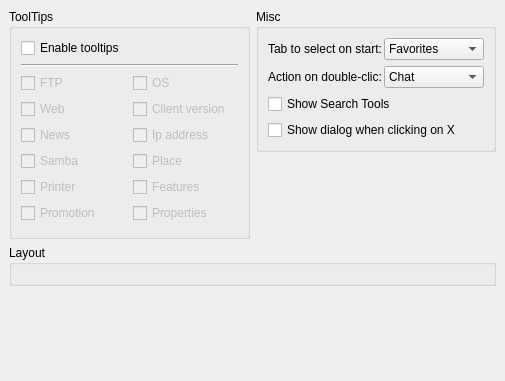
<ui version="4.0" >
 <author></author>
 <comment></comment>
 <exportmacro></exportmacro>
 <class>RzxMainuiProp</class>
 <widget class="QWidget" name="RzxMainuiProp" >
  <property name="geometry" >
   <rect>
    <x>0</x>
    <y>0</y>
    <width>505</width>
    <height>381</height>
   </rect>
  </property>
  <property name="windowTitle" >
   <string>Form</string>
  </property>
  <layout class="QGridLayout" >
   <property name="margin" >
    <number>9</number>
   </property>
   <property name="spacing" >
    <number>6</number>
   </property>
   <item row="3" column="0" colspan="2" >
    <spacer>
     <property name="orientation" >
      <enum>Qt::Vertical</enum>
     </property>
     <property name="sizeHint" >
      <size>
       <width>20</width>
       <height>40</height>
      </size>
     </property>
    </spacer>
   </item>
   <item row="1" column="1" >
    <spacer>
     <property name="orientation" >
      <enum>Qt::Vertical</enum>
     </property>
     <property name="sizeHint" >
      <size>
       <width>20</width>
       <height>40</height>
      </size>
     </property>
    </spacer>
   </item>
   <item row="2" column="0" colspan="2" >
    <widget class="QGroupBox" name="groupRezal" >
     <property name="title" >
      <string>Layout</string>
     </property>
     <layout class="QGridLayout" >
      <property name="margin" >
       <number>9</number>
      </property>
      <property name="spacing" >
       <number>6</number>
      </property>
      <item row="0" column="0" >
       <widget class="RzxRezalLoaderProp" name="rezalLoader" />
      </item>
     </layout>
    </widget>
   </item>
   <item row="0" column="1" >
    <widget class="QGroupBox" name="groupMisc" >
     <property name="title" >
      <string>Misc</string>
     </property>
     <layout class="QGridLayout" >
      <property name="margin" >
       <number>9</number>
      </property>
      <property name="spacing" >
       <number>6</number>
      </property>
      <item row="3" column="0" >
       <widget class="QCheckBox" name="cbQuit" >
        <property name="whatsThis" >
         <string>&lt;h3>Quitting dialog&lt;/h3>&lt;p>Enable/disable the dialog box which is displayed when you close the qRezix's main window&lt;/p></string>
        </property>
        <property name="text" >
         <string>Show dialog when clicking on X</string>
        </property>
       </widget>
      </item>
      <item row="2" column="0" >
       <widget class="QCheckBox" name="cbSearch" >
        <property name="whatsThis" >
         <string>&lt;h3>Search&lt;/h3>&lt;p>Do you want to see the search tool ?&lt;/p></string>
        </property>
        <property name="text" >
         <string>Show Search Tools</string>
        </property>
       </widget>
      </item>
      <item row="1" column="0" >
       <layout class="QHBoxLayout" >
        <property name="margin" >
         <number>0</number>
        </property>
        <property name="spacing" >
         <number>2</number>
        </property>
        <item>
         <widget class="QLabel" name="lblDblClic" >
          <property name="text" >
           <string>Action on double-clic:</string>
          </property>
          <property name="buddy" >
           <cstring>cmdDoubleClic</cstring>
          </property>
         </widget>
        </item>
        <item>
         <widget class="QComboBox" name="cmdDoubleClic" >
          <property name="whatsThis" >
           <string>&lt;h3>Double clic&lt;/h3>&lt;p>Define the action to execute when you double click on an item&lt;/p></string>
          </property>
          <item>
           <property name="text" >
            <string>Chat</string>
           </property>
          </item>
          <item>
           <property name="text" >
            <string>Open FTP</string>
           </property>
          </item>
         </widget>
        </item>
       </layout>
      </item>
      <item row="0" column="0" >
       <layout class="QHBoxLayout" >
        <property name="margin" >
         <number>0</number>
        </property>
        <property name="spacing" >
         <number>2</number>
        </property>
        <item>
         <widget class="QLabel" name="lblDefaultTab" >
          <property name="text" >
           <string>Tab to select on start:</string>
          </property>
          <property name="buddy" >
           <cstring>cmbDefaultTab</cstring>
          </property>
         </widget>
        </item>
        <item>
         <widget class="QComboBox" name="cmbDefaultTab" >
          <property name="whatsThis" >
           <string>&lt;h3>Tab&lt;/h3>&lt;p>When you launch qRezix, you can choose to see the Favorites tab or the Everybody tab. qRezix is faster when you choose de Favorites tab&lt;/p></string>
          </property>
          <property name="currentIndex" >
           <number>0</number>
          </property>
          <item>
           <property name="text" >
            <string>Favorites</string>
           </property>
          </item>
          <item>
           <property name="text" >
            <string>Everybody</string>
           </property>
          </item>
         </widget>
        </item>
       </layout>
      </item>
     </layout>
    </widget>
   </item>
   <item rowspan="2" row="0" column="0" >
    <widget class="QGroupBox" name="grpToolTips" >
     <property name="whatsThis" >
      <string>&lt;h3>ToolTips&lt;/h3>&lt;p>ToolTips are little windows that appears when you </string>
     </property>
     <property name="title" >
      <string>ToolTips</string>
     </property>
     <property name="flat" >
      <bool>false</bool>
     </property>
     <property name="checkable" >
      <bool>false</bool>
     </property>
     <layout class="QGridLayout" >
      <property name="margin" >
       <number>9</number>
      </property>
      <property name="spacing" >
       <number>6</number>
      </property>
      <item row="6" column="0" >
       <widget class="QCheckBox" name="cbTooltipPrinter" >
        <property name="enabled" >
         <bool>false</bool>
        </property>
        <property name="text" >
         <string>Printer</string>
        </property>
       </widget>
      </item>
      <item row="5" column="0" >
       <widget class="QCheckBox" name="cbTooltipSamba" >
        <property name="enabled" >
         <bool>false</bool>
        </property>
        <property name="text" >
         <string>Samba</string>
        </property>
       </widget>
      </item>
      <item row="7" column="0" >
       <widget class="QCheckBox" name="cbTooltipPromo" >
        <property name="enabled" >
         <bool>false</bool>
        </property>
        <property name="text" >
         <string>Promotion</string>
        </property>
       </widget>
      </item>
      <item row="7" column="1" >
       <widget class="QCheckBox" name="cbTooltipProperties" >
        <property name="enabled" >
         <bool>false</bool>
        </property>
        <property name="text" >
         <string>Properties</string>
        </property>
       </widget>
      </item>
      <item row="4" column="1" >
       <widget class="QCheckBox" name="cbTooltipIP" >
        <property name="enabled" >
         <bool>false</bool>
        </property>
        <property name="text" >
         <string>Ip address</string>
        </property>
       </widget>
      </item>
      <item row="4" column="0" >
       <widget class="QCheckBox" name="cbTooltipNews" >
        <property name="enabled" >
         <bool>false</bool>
        </property>
        <property name="text" >
         <string>News</string>
        </property>
       </widget>
      </item>
      <item row="3" column="1" >
       <widget class="QCheckBox" name="cbTooltipVersion" >
        <property name="enabled" >
         <bool>false</bool>
        </property>
        <property name="text" >
         <string>Client version</string>
        </property>
       </widget>
      </item>
      <item row="3" column="0" >
       <widget class="QCheckBox" name="cbTooltipHttp" >
        <property name="enabled" >
         <bool>false</bool>
        </property>
        <property name="text" >
         <string>Web</string>
        </property>
       </widget>
      </item>
      <item row="2" column="1" >
       <widget class="QCheckBox" name="cbTooltipOS" >
        <property name="enabled" >
         <bool>false</bool>
        </property>
        <property name="text" >
         <string>OS</string>
        </property>
       </widget>
      </item>
      <item row="2" column="0" >
       <widget class="QCheckBox" name="cbTooltipFtp" >
        <property name="enabled" >
         <bool>false</bool>
        </property>
        <property name="text" >
         <string>FTP</string>
        </property>
       </widget>
      </item>
      <item row="1" column="0" colspan="2" >
       <widget class="Line" name="line2" >
        <property name="frameShape" >
         <enum>QFrame::HLine</enum>
        </property>
        <property name="frameShadow" >
         <enum>QFrame::Sunken</enum>
        </property>
        <property name="orientation" >
         <enum>Qt::Horizontal</enum>
        </property>
       </widget>
      </item>
      <item row="5" column="1" >
       <widget class="QCheckBox" name="cbTooltipResal" >
        <property name="enabled" >
         <bool>false</bool>
        </property>
        <property name="text" >
         <string>Place</string>
        </property>
       </widget>
      </item>
      <item row="6" column="1" >
       <widget class="QCheckBox" name="cbTooltipFeatures" >
        <property name="enabled" >
         <bool>false</bool>
        </property>
        <property name="text" >
         <string>Features</string>
        </property>
       </widget>
      </item>
      <item row="0" column="0" colspan="2" >
       <widget class="QCheckBox" name="cbTooltips" >
        <property name="text" >
         <string>Enable tooltips</string>
        </property>
       </widget>
      </item>
     </layout>
    </widget>
   </item>
  </layout>
 </widget>
 <pixmapfunction></pixmapfunction>
 <customwidgets>
  <customwidget>
   <class>RzxRezalLoaderProp</class>
   <extends>QWidget</extends>
   <header>rzxrezal.h</header>
   <container>0</container>
   <pixmap></pixmap>
  </customwidget>
 </customwidgets>
 <resources/>
 <connections>
  <connection>
   <sender>cbTooltips</sender>
   <signal>toggled(bool)</signal>
   <receiver>cbTooltipFtp</receiver>
   <slot>setEnabled(bool)</slot>
   <hints>
    <hint type="sourcelabel" >
     <x>486</x>
     <y>59</y>
    </hint>
    <hint type="destinationlabel" >
     <x>452</x>
     <y>93</y>
    </hint>
   </hints>
  </connection>
  <connection>
   <sender>cbTooltips</sender>
   <signal>toggled(bool)</signal>
   <receiver>cbTooltipHttp</receiver>
   <slot>setEnabled(bool)</slot>
   <hints>
    <hint type="sourcelabel" >
     <x>531</x>
     <y>59</y>
    </hint>
    <hint type="destinationlabel" >
     <x>436</x>
     <y>119</y>
    </hint>
   </hints>
  </connection>
  <connection>
   <sender>cbTooltips</sender>
   <signal>toggled(bool)</signal>
   <receiver>cbTooltipNews</receiver>
   <slot>setEnabled(bool)</slot>
   <hints>
    <hint type="sourcelabel" >
     <x>500</x>
     <y>59</y>
    </hint>
    <hint type="destinationlabel" >
     <x>467</x>
     <y>145</y>
    </hint>
   </hints>
  </connection>
  <connection>
   <sender>cbTooltips</sender>
   <signal>toggled(bool)</signal>
   <receiver>cbTooltipSamba</receiver>
   <slot>setEnabled(bool)</slot>
   <hints>
    <hint type="sourcelabel" >
     <x>568</x>
     <y>59</y>
    </hint>
    <hint type="destinationlabel" >
     <x>423</x>
     <y>171</y>
    </hint>
   </hints>
  </connection>
  <connection>
   <sender>cbTooltips</sender>
   <signal>toggled(bool)</signal>
   <receiver>cbTooltipPromo</receiver>
   <slot>setEnabled(bool)</slot>
   <hints>
    <hint type="sourcelabel" >
     <x>494</x>
     <y>59</y>
    </hint>
    <hint type="destinationlabel" >
     <x>439</x>
     <y>223</y>
    </hint>
   </hints>
  </connection>
  <connection>
   <sender>cbTooltips</sender>
   <signal>toggled(bool)</signal>
   <receiver>cbTooltipProperties</receiver>
   <slot>setEnabled(bool)</slot>
   <hints>
    <hint type="sourcelabel" >
     <x>490</x>
     <y>59</y>
    </hint>
    <hint type="destinationlabel" >
     <x>664</x>
     <y>223</y>
    </hint>
   </hints>
  </connection>
  <connection>
   <sender>cbTooltips</sender>
   <signal>toggled(bool)</signal>
   <receiver>cbTooltipOS</receiver>
   <slot>setEnabled(bool)</slot>
   <hints>
    <hint type="sourcelabel" >
     <x>600</x>
     <y>59</y>
    </hint>
    <hint type="destinationlabel" >
     <x>749</x>
     <y>93</y>
    </hint>
   </hints>
  </connection>
  <connection>
   <sender>cbTooltips</sender>
   <signal>toggled(bool)</signal>
   <receiver>cbTooltipVersion</receiver>
   <slot>setEnabled(bool)</slot>
   <hints>
    <hint type="sourcelabel" >
     <x>606</x>
     <y>59</y>
    </hint>
    <hint type="destinationlabel" >
     <x>749</x>
     <y>119</y>
    </hint>
   </hints>
  </connection>
  <connection>
   <sender>cbTooltips</sender>
   <signal>toggled(bool)</signal>
   <receiver>cbTooltipIP</receiver>
   <slot>setEnabled(bool)</slot>
   <hints>
    <hint type="sourcelabel" >
     <x>621</x>
     <y>59</y>
    </hint>
    <hint type="destinationlabel" >
     <x>749</x>
     <y>145</y>
    </hint>
   </hints>
  </connection>
  <connection>
   <sender>cbTooltips</sender>
   <signal>toggled(bool)</signal>
   <receiver>cbTooltipResal</receiver>
   <slot>setEnabled(bool)</slot>
   <hints>
    <hint type="sourcelabel" >
     <x>500</x>
     <y>59</y>
    </hint>
    <hint type="destinationlabel" >
     <x>728</x>
     <y>171</y>
    </hint>
   </hints>
  </connection>
  <connection>
   <sender>cbTooltips</sender>
   <signal>toggled(bool)</signal>
   <receiver>cbTooltipFeatures</receiver>
   <slot>setEnabled(bool)</slot>
   <hints>
    <hint type="sourcelabel" >
     <x>426</x>
     <y>59</y>
    </hint>
    <hint type="destinationlabel" >
     <x>739</x>
     <y>197</y>
    </hint>
   </hints>
  </connection>
  <connection>
   <sender>cbTooltips</sender>
   <signal>toggled(bool)</signal>
   <receiver>cbTooltipPrinter</receiver>
   <slot>setEnabled(bool)</slot>
   <hints>
    <hint type="sourcelabel" >
     <x>578</x>
     <y>53</y>
    </hint>
    <hint type="destinationlabel" >
     <x>523</x>
     <y>182</y>
    </hint>
   </hints>
  </connection>
 </connections>
</ui>
